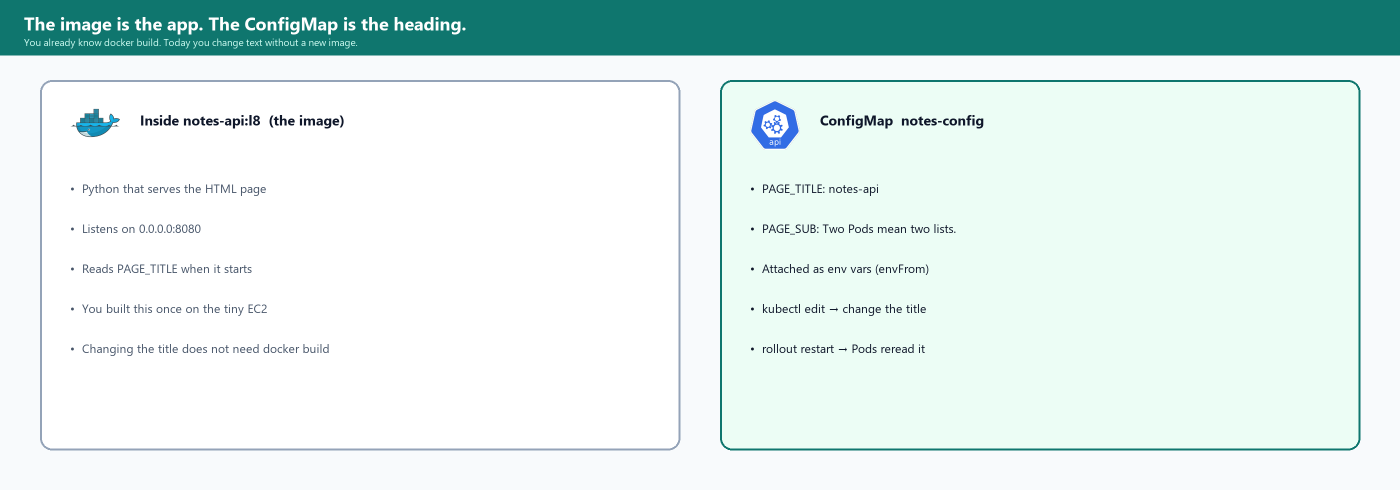
#> input picture lec-08/resources/config-vs-image.png, 2800 x 980 px, given in place of user.png, which was not available (shown at 1/2 size)
$ python generate-architecture.py
#> lines starting #> are read from the running program, lines starting #| are printed output that depends on the picture
"""Lecture 8 demo architecture — two Pods, one Service, ConfigMap + Secret."""
from pathlib import Path
from PIL import Image, ImageDraw, ImageFont
import math

ICON_DIR = Path(__file__).resolve().parent / "icons"
OUT = Path(__file__).resolve().parent / "lecture-8-architecture.png"

W, H = 3000, 1760
BG = (248, 250, 252)
INK = (15, 23, 42)
MUTED = (71, 85, 105)
TEAL = (15, 118, 110)
WHITE = (255, 255, 255)
VPC_FILL = (245, 243, 255)
VPC_LINE = (124, 58, 237)
PUB_FILL = (236, 253, 245)
PUB_LINE = (5, 150, 105)
EKS_FILL = (239, 246, 255)
EKS_LINE = (37, 99, 235)
ECR_FILL = (255, 247, 237)
ECR_LINE = (234, 88, 12)
RED = (185, 28, 28)


def font(size, bold=False):
#> called with size = 40, bold = True
    name = "segoeuib.ttf" if bold else "segoeui.ttf"
    for p in (
        rf"C:\Windows\Fonts\{name}",
        r"C:\Windows\Fonts\arialbd.ttf" if bold else r"C:\Windows\Fonts\arial.ttf",
        r"C:\Windows\Fonts\calibrib.ttf" if bold else r"C:\Windows\Fonts\calibri.ttf",
    ):
        try:
            return ImageFont.truetype(p, size)
        except OSError:
            continue
    return ImageFont.load_default()


def round_rect(draw, xy, r, fill, outline=None, width=3):
    draw.rounded_rectangle(xy, radius=r, fill=fill, outline=outline, width=width)


def load_icon(name, size):
#> called with name = 'user.png', size = 80
    im = Image.open(ICON_DIR / name).convert("RGBA")
    im.thumbnail((size, size), Image.Resampling.LANCZOS)
#> im: PIL image 80x28 RGBA
    canvas = Image.new("RGBA", (size, size), (0, 0, 0, 0))
#> canvas: PIL image 80x80 RGBA; every value is 0
    canvas.paste(im, ((size - im.width) // 2, (size - im.height) // 2), im)
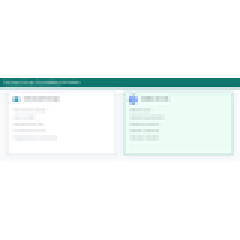
#> canvas: PIL image 80x80 RGBA (shown 3 times larger); mean R, G, B, A 75.8, 82.2, 81.3, 89.2; transparent parts drawn white
    return canvas


def paste(base, icon, x, y):
#> called with x = 200, y = 150
    base.alpha_composite(icon, (int(x), int(y)))
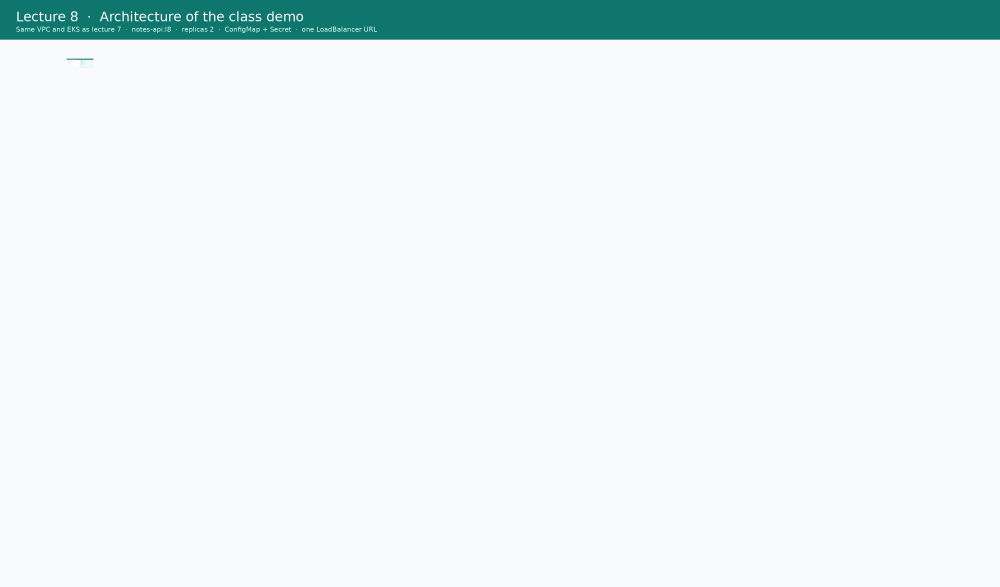
#> base: PIL image 3000x1760 RGBA (shown at 1/3 size); mean R, G, B, A 232.7, 241.3, 242.7, 255


def center_text(draw, text, cx, y, f, fill=INK):
    box = draw.textbbox((0, 0), text, font=f)
    draw.text((cx - (box[2] - box[0]) / 2, y), text, font=f, fill=fill)


def card(base, draw, icon_name, cx, top, label, sub, size=80):
    icon = load_icon(icon_name, size)
    paste(base, icon, cx - size / 2, top)
    center_text(draw, label, cx, top + size + 6, font(20, True))
    if sub:
        for i, line in enumerate(sub.split("\n")):
            center_text(draw, line, cx, top + size + 32 + i * 24, font(16), MUTED)
    return (cx, top + size / 2)


def arrow(draw, x1, y1, x2, y2, color=INK, width=4):
    draw.line((x1, y1, x2, y2), fill=color, width=width)
    ang = math.atan2(y2 - y1, x2 - x1)
    L = 16
    for d in (2.5, -2.5):
        ax = x2 - L * math.cos(ang + d * 0.28)
        ay = y2 - L * math.sin(ang + d * 0.28)
        draw.line((x2, y2, ax, ay), fill=color, width=width)


def pill(draw, text, x, y, fill=(254, 226, 226), fg=RED):
    f = font(15, True)
    box = draw.textbbox((0, 0), text, font=f)
    tw, th = box[2] - box[0], box[3] - box[1]
    round_rect(draw, (x, y, x + tw + 24, y + th + 12), 10, fill)
    draw.text((x + 12, y + 4), text, font=f, fill=fg)


def main():
    img = Image.new("RGBA", (W, H), BG + (255,))
    d = ImageDraw.Draw(img)

    d.rectangle((0, 0, W, 118), fill=TEAL)
    d.text((48, 26), "Lecture 8  ·  Architecture of the class demo", font=font(40, True), fill=WHITE)
    d.text((48, 76), "Same VPC and EKS as lecture 7  ·  notes-api:l8  ·  replicas 2  ·  ConfigMap + Secret  ·  one LoadBalancer URL", font=font(20), fill=(204, 251, 241))

    card(img, d, "user.png", 240, 150, "You (browser)", "http://EXTERNAL-IP/\nAdd  ·  Show  ·  watch Pod name")
    card(img, d, "user.png", 620, 150, "CloudShell", "apply / describe / logs\nrollout undo")

    round_rect(d, (900, 140, 1960, 420), 20, EKS_FILL, EKS_LINE, 4)
    paste(img, load_icon("eks.png", 60), 925, 155)
#> call 3 of load_icon, with name = 'eks.png', size = 60
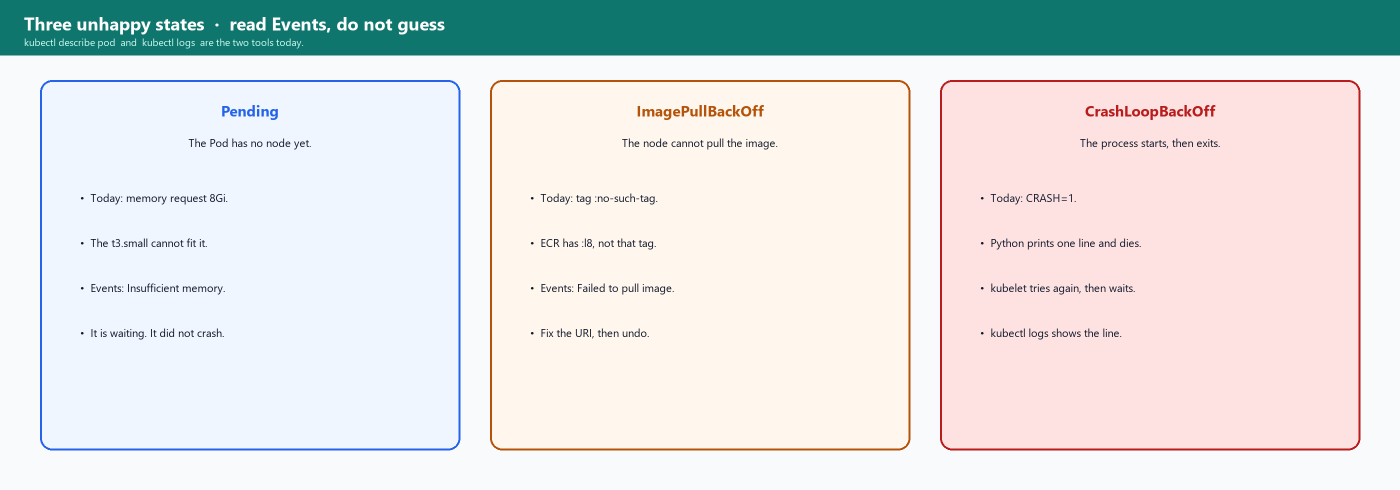
#> input picture lec-08/resources/crash-states.png, 2800 x 980 px, given in place of eks.png, which was not available (shown at 1/2 size)
#> in load_icon (call 3), `im.thumbnail((size, size), Image.Resampling.LANCZOS)`:
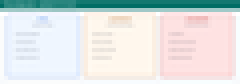
#> im: PIL image 60x21 RGBA (shown 4 times larger); mean R, G, B, A 220.2, 224.8, 224.3, 255
#> in load_icon (call 3), `canvas = Image.new("RGBA", (size, size), (0, 0, 0, 0))`: canvas: PIL image 60x60 RGBA; every value is 0
#> in load_icon (call 3), `canvas.paste(im, ((size - im.width) // 2, (size - im.height) // 2), im)`:
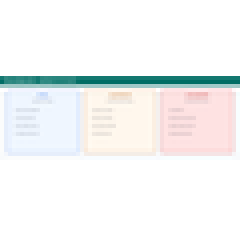
#> canvas: PIL image 60x60 RGBA (shown 4 times larger); mean R, G, B, A 77.1, 78.7, 78.5, 89.2; transparent parts drawn white
    d.text((1000, 168), "EKS control plane  ·  lec07-eks  (reuse or recreate)", font=font(20, True), fill=EKS_LINE)
    card(img, d, "api.png", 1120, 230, "API server", "kubectl door")
#> call 4 of load_icon, with name = 'api.png', size = 80
#> in load_icon (call 4), `im.thumbnail((size, size), Image.Resampling.LANCZOS)`:
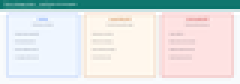
#> im: PIL image 80x28 RGBA (shown 3 times larger); mean R, G, B, A 220.1, 224.7, 224.2, 255
#> in load_icon (call 4), `canvas.paste(im, ((size - im.width) // 2, (size - im.height) // 2), im)`:
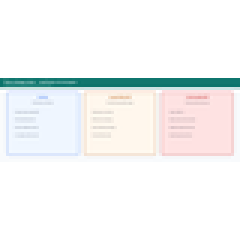
#> canvas: PIL image 80x80 RGBA (shown 3 times larger); mean R, G, B, A 77, 78.6, 78.5, 89.2; transparent parts drawn white
    card(img, d, "rs.png", 1440, 230, "ReplicaSet", "keep 2 Pods")
    card(img, d, "sched.png", 1760, 230, "Scheduler", "place A and B")
    pill(d, "DELETE THE CLUSTER", 1688, 155)

    round_rect(d, (2020, 140, 2940, 420), 20, ECR_FILL, ECR_LINE, 4)
    paste(img, load_icon("ecr.png", 60), 2045, 160)
    d.text((2125, 175), "ECR  ·  notes-api:l8", font=font(20, True), fill=ECR_LINE)
    card(img, d, "ecr.png", 2480, 230, "image has Python", "title comes from ConfigMap")

    arrow(d, 700, 220, 890, 220, EKS_LINE, 4)
    d.text((740, 188), "kubectl", font=font(16, True), fill=EKS_LINE)

    vpc = (70, 460, 2930, 1540)
    round_rect(d, vpc, 28, VPC_FILL, VPC_LINE, 5)
    paste(img, load_icon("vpc.png", 56), 95, 480)
    d.text((165, 490), "VPC  notes-k8s   10.7.0.0/16   two public AZs   no NAT   same as lecture 7", font=font(24, True), fill=VPC_LINE)

    round_rect(d, (110, 560, 1000, 980), 18, WHITE, TEAL, 3)
    card(img, d, "elb.png", 280, 590, "Load balancer", "created by Service notes")
    card(img, d, "svc.png", 720, 590, "Service  notes", "one hostname  ·  port 80")
    d.text((150, 860), "Each click can land on Pod A or Pod B.", font=font(17), fill=INK)
    d.text((150, 892), "That is why a note can vanish on Show.", font=font(17), fill=MUTED)
    pill(d, "DELETE WITH THE SERVICE", 150, 930)

    round_rect(d, (1040, 560, 1960, 980), 18, PUB_FILL, PUB_LINE, 4)
    d.text((1070, 580), "Worker nodes  ·  two t3.small", font=font(20, True), fill=PUB_LINE)
    card(img, d, "pod.png", 1260, 640, "Pod A", "its own Python list")
    card(img, d, "pod.png", 1680, 640, "Pod B", "a different list")
    d.text((1070, 900), "replicas: 2. Footer Pod name tells you which one answered.", font=font(17), fill=INK)

    round_rect(d, (2000, 560, 2890, 980), 18, WHITE, (148, 163, 184), 3)
    d.text((2030, 580), "Not inside the image", font=font(20, True), fill=INK)
    d.text((2030, 640), "ConfigMap  notes-config", font=font(18, True), fill=TEAL)
    d.text((2030, 672), "PAGE_TITLE  ·  PAGE_SUB", font=font(16), fill=MUTED)
    d.text((2030, 720), "Secret  notes-secret", font=font(18, True), fill=ECR_LINE)
    d.text((2030, 752), "NOTES_TOKEN  (dummy, not an AWS key)", font=font(16), fill=MUTED)
    d.text((2030, 820), "envFrom attaches both as env vars.", font=font(16), fill=INK)
    d.text((2030, 852), "rollout restart after you edit the ConfigMap.", font=font(16), fill=MUTED)
    d.text((2030, 900), "Page prints both: ConfigMap title and dummy Secret.", font=font(16), fill=MUTED)

    round_rect(d, (110, 1020, 1480, 1480), 18, WHITE, (148, 163, 184), 3)
    d.text((140, 1040), "What you prove in the browser", font=font(22, True), fill=INK)
    d.text((140, 1100), "1. Refresh / Show  →  Pod name flips  (A then B).", font=font(18), fill=INK)
    d.text((140, 1144), "2. Add a unique line. Show again. Sometimes it is gone.", font=font(18), fill=INK)
    d.text((140, 1188), "3. Edit ConfigMap title  →  rollout restart  →  heading changes.", font=font(18), fill=INK)
    d.text((140, 1232), "4. Wrong tag → ImagePullBackOff.  CRASH=1 → CrashLoopBackOff.", font=font(18), fill=INK)
    d.text((140, 1276), "5. memory request 8Gi → Pending.  rollout undo → healthy again.", font=font(18), fill=INK)
    d.text((140, 1350), "kubectl describe  and  kubectl logs  — do not guess.", font=font(18, True), fill=TEAL)

    round_rect(d, (1540, 1020, 2890, 1480), 18, WHITE, ECR_LINE, 3)
    d.text((1570, 1040), "Build box  (not a node)  ·  lec08-build", font=font(22, True), fill=INK)
    card(img, d, "ec2.png", 1780, 1110, "t3.micro", "SSH 22 My IP")
    card(img, d, "docker.png", 2260, 1110, "docker build / push", "tag notes-api:l8")
    d.text((1570, 1360), "Windows has no Docker Desktop. This box only builds.", font=font(16), fill=MUTED)
    d.text((1570, 1394), "Lecture 7 image cannot read PAGE_TITLE. You need :l8.", font=font(16), fill=MUTED)

    arrow(d, 240, 330, 240, 555, TEAL, 4)
    arrow(d, 720, 980, 1260, 980, TEAL, 3)
    arrow(d, 720, 980, 1680, 980, TEAL, 3)

    d.text((48, 1570), "Notes still live in process RAM. No database today. Lecture 11 project is still one EC2, not this cluster.", font=font(18), fill=INK)
    d.text((48, 1610), "Cleanup: kubectl delete svc notes  →  node group  →  cluster lec07-eks  →  terminate lec08-build  →  VPC", font=font(18, True), fill=RED)
    d.text((48, 1658), "Lecture 8 demo  ·  Not created: NAT, ALB wizard, Helm required, RBAC lab, AKS/GKE  ·  Icons: AWS + Kubernetes", font=font(16), fill=MUTED)

    rgb = Image.new("RGB", img.size, BG)
    rgb.paste(img, mask=img.split()[-1])
    rgb.save(OUT, "PNG", optimize=True)
    print("Wrote", OUT, OUT.stat().st_size)


if __name__ == "__main__":
#> (the run stopped early here; a loop or call above may not have finished)
